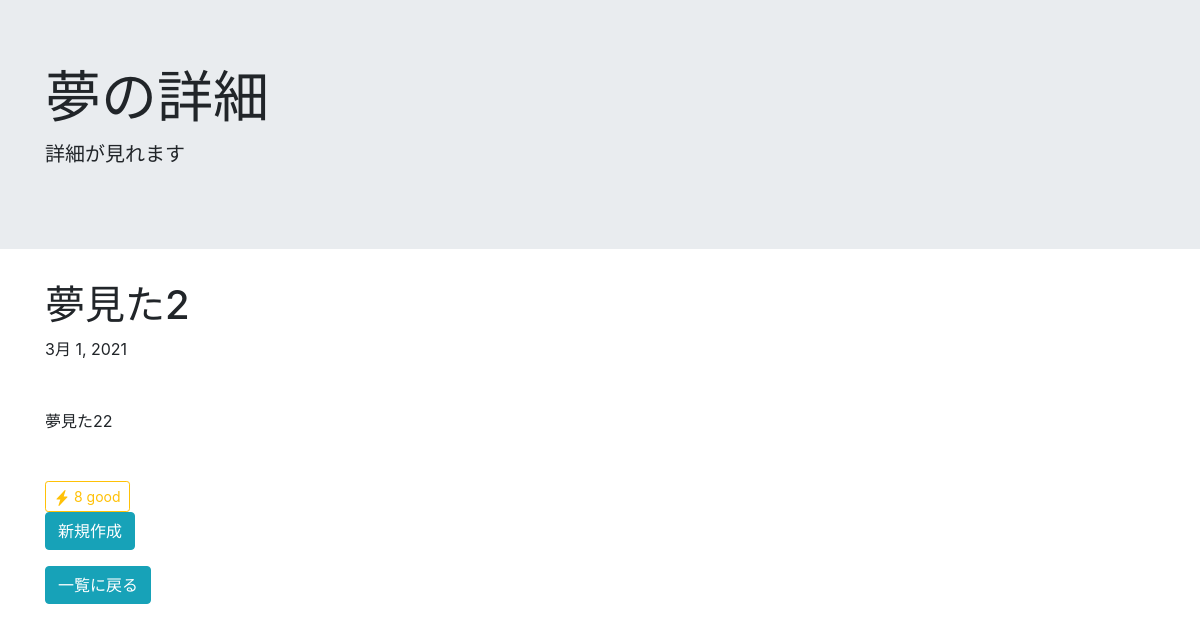
Before: /dream_detail/2/ with the older database file.
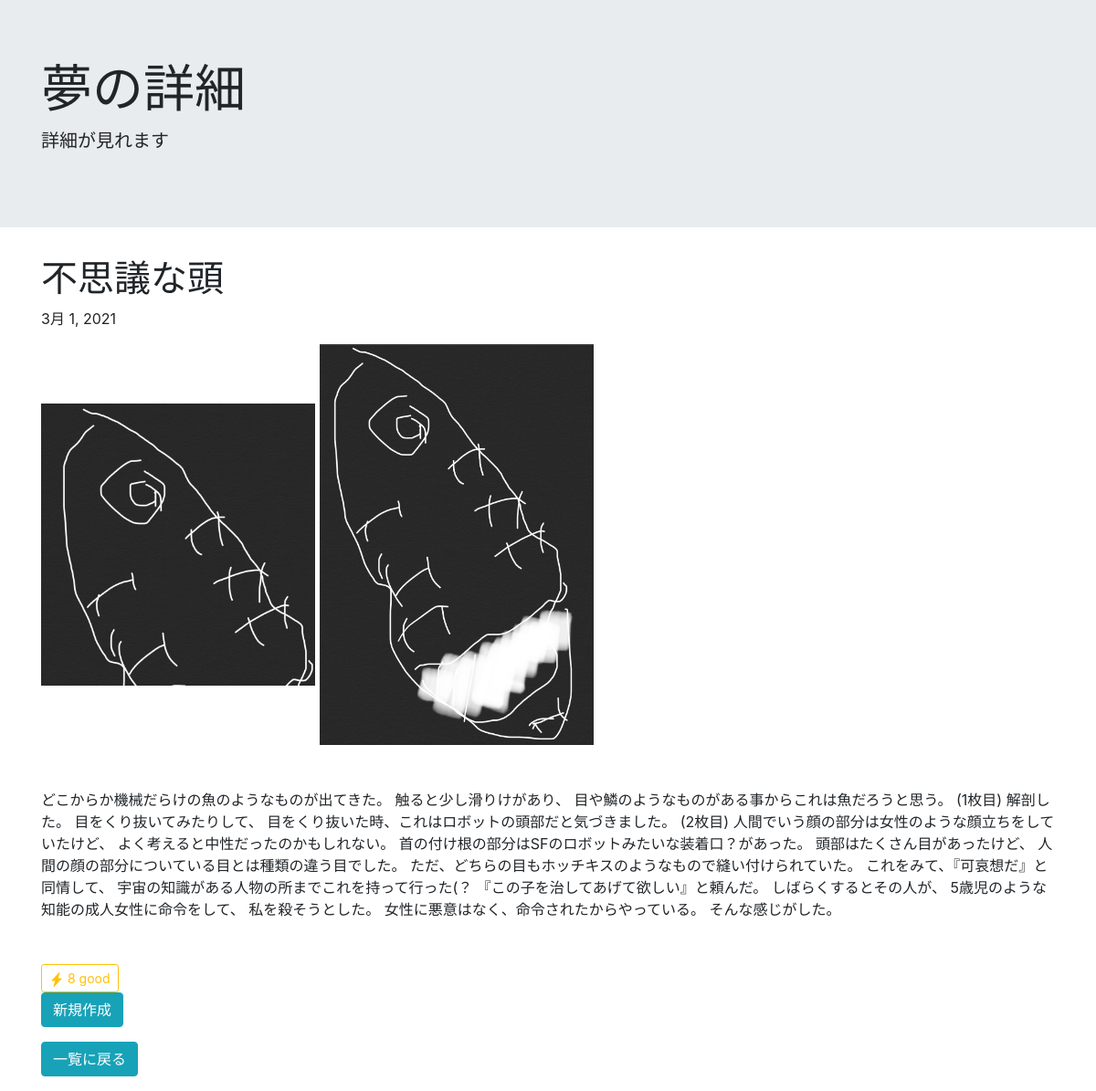
After: the same page with the newer database file.
### yumenikki/models.py (models this page shows, shortened)
class DreamModel(models.Model):
    class Meta:
        verbose_name = "あなたの夢"
        verbose_name_plural = 'あなたの夢'
    title = models.CharField(
        verbose_name="タイトル",
        max_length=50,
    )
    content = models.TextField(
        verbose_name="内容"
    )
    image_1 = models.ImageField(
        verbose_name = '画像1',
        upload_to='media/',
        blank=True,
        null=True,
        )
    image_2 = models.ImageField(
        verbose_name = '画像2',
        upload_to='media/',
        blank=True,
        null=True,
        )
    image_3 = models.ImageField(
        verbose_name = '画像3',
        upload_to='media/',
        blank=True,
        null=True,
        )
    image_4 = models.ImageField(
        verbose_name = '画像4',
        upload_to='media/',
        blank=True,
        null=True,
        )
    create_time = models.DateField(
        verbose_name="投稿日",
        default=timezone.now
    )
    count = models.IntegerField(default=0)
    dtags = models.ManyToManyField(DreamTag, blank=True)

### yumenikki/views.py (the view)
# urls.py: path('dream_detail/<int:pk>/', views.dream_detali_view, name='dream_detail'),
def dream_detali_view(request, pk):
    obj = DreamModel.objects.get(pk=pk)
    if request.POST.get('like_count', None):
        obj.count += 1
        obj.save()
    context = {"dreammodel":obj}
    return render(request, 'yumenikki/dream_detail.html', context)

### yumenikki/templates/yumenikki/dream_detail.html (shortened to what this page needs)
{% extends 'yumenikki/base.html' %}
{% block content %}
    <div class="jumbotron jumbotron-fluid">
      <div class="container">
        <h1 class="display-4">夢の詳細</h1>
        <p class="lead">詳細が見れます</p>
      </div>
    </div>
    <div class="container">
      <h1>{{ dreammodel.title }}</h1>
      <p>{{ dreammodel.create_time }}</p>
      <div class="post">
        <div class ="image">
          {% if dreammodel.image_1 %}
              <img src="{{ dreammodel.image_1.url }}" style="width:300px;height:auto">
          {% endif %}
          {% if dreammodel.image_2 %}
            <img src="{{ dreammodel.image_2.url }}" style="width:300px;height:auto">
          {% endif %}
        </div>
      </div>
      <div class="my-5">{{ dreammodel.content }}</div>
      {% include 'yumenikki/snippets/like_count.html' %}
    </div>
    <div class="container">
        <p class="btn-content"><a href="{% url 'idea_create' dreammodel.pk %}" class="btn btn-info" tabindex="-1" role="button" aria-disabled="true">新規作成</a></p>
        <p class="btn-content"><a href="{% url 'dream_list' %}" class="btn btn-info" tabindex="-1" role="button" aria-disabled="true">一覧に戻る</a></p>
    </div>
{% endblock content %}

### templates/yumenikki/base.html (shortened to what this page needs)
{% load static %}
<html lang="ja">
  <head>
    {% include 'yumenikki/snippets/header.html' %}
  </head>
  <body>
    {% block content %}
    {% endblock content %}
  </body>
</html>

### templates/yumenikki/snippets/header.html (shortened to what this page needs)
    <link rel="stylesheet" href="https://stackpath.bootstrapcdn.com/bootstrap/4.5.0/css/bootstrap.min.css">

### templates/yumenikki/snippets/like_count.html (shortened to what this page needs)
<form method="POST" class="d-inline">
  <button type="submit" class="btn btn-sm btn-outline-warning">
    <svg xmlns="http://www.w3.org/2000/svg" width="16" height="16" fill="currentColor" class="bi bi-lightning-fill" viewBox="0 0 16 16">
      <path fill-rule="evenodd" d="M11.251.068a.5.5 0 0 1 .227.58L9.677 6.5H13a.5.5 0 0 1 .364.843l-8 8.5a.5.5 0 0 1-.842-.49L6.323 9.5H3a.5.5 0 0 1-.364-.843l8-8.5a.5.5 0 0 1 .615-.09z"/>
    </svg>
    {{ dreammodel.count }} good
  </button>
</form>

Changed rows visible on the page:
changed DreamModel: title "夢見た2" → "不思議な頭"; image_1: picture added; image_2: picture added; content "夢見た22" → "どこからか機械だらけの魚のようなものが出てきた。 触ると少し滑りけがあり、 目や鱗のようなものがある事からこれは魚だろうと思う。 (1枚目) 解剖した。 目をくり抜いてみたりして、 目をくり抜いた時、これはロボットの頭部だと気づきました。 (2枚目) 人間でいう顔の部分は女性のような顔立ちをしていたけど、 よく考えると中性だったのかもしれない。 首の付け根の部分はSFのロボットみたいな装着口？があった。 頭部はたくさん目があったけど、 人間の顔の部分についている目とは種類の違う目でした。 ただ、どちらの目もホッチキスのようなもので縫い付けられていた。 これをみて、『可哀想だ』と同情して、 宇宙の知識がある人物の所までこれを持って行った(？ 『この子を治してあげて欲しい』と頼んだ。 しばらくするとその人が、 5歳児のような知能の成人女性に命令をして、 私を殺そうとした。 女性に悪意はなく、命令されたからやっている。 そんな感じがした。"
